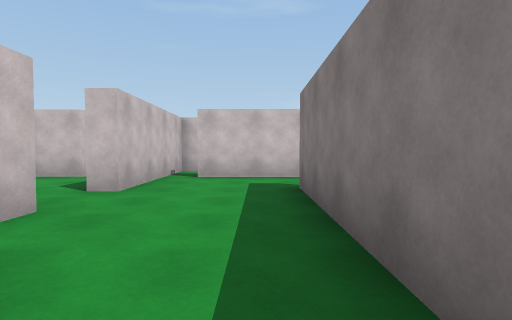
View 1 (above)

12 first-person views from a walk through a Unity game level. The camera is 1.2 m above the floor, tilts 2° down and sees 80° across. The floor is counted in squares, 2 m on a side. Each view is taken from the middle of a square. On the plan, view 1 faces up. The plan holds only what a view shows up to about 9 squares ahead; the rest is blank. The place goes on beyond the plan. The player is left out. Surface patterns are stand-ins for the level's own textures.

View 2
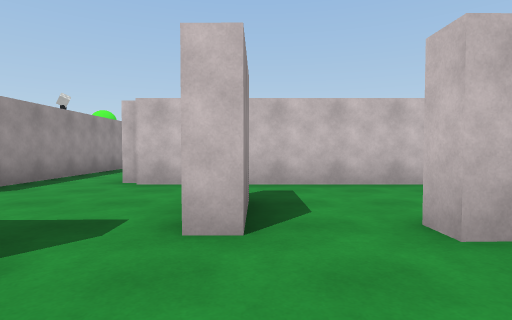

View 3
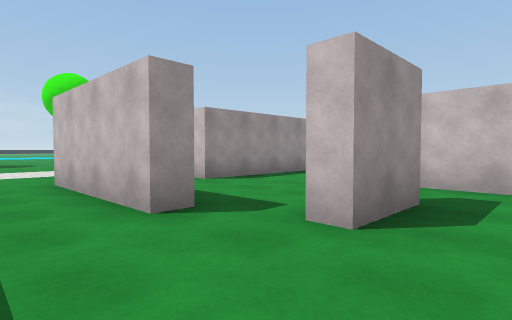

View 4
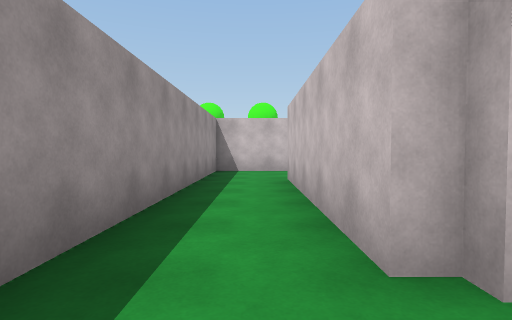

View 5
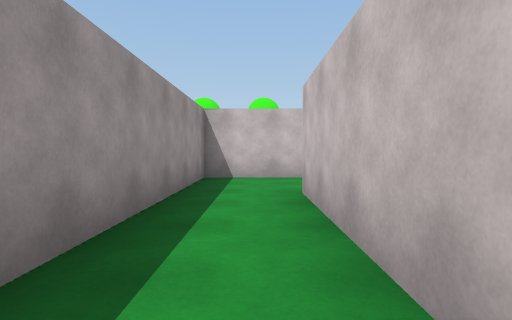

View 6
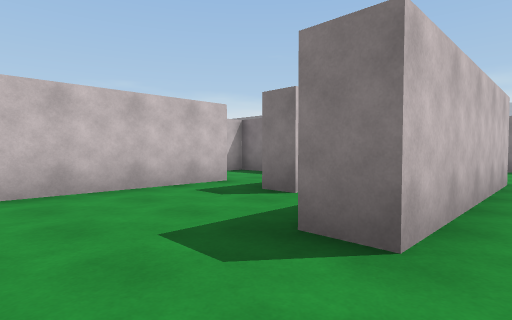

View 7
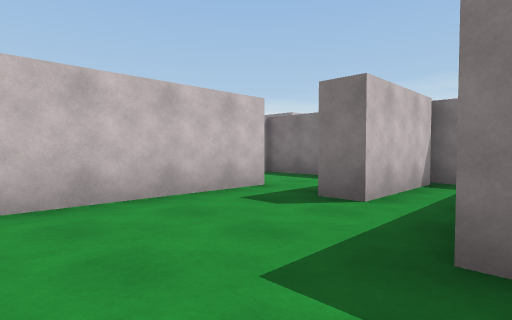

View 8
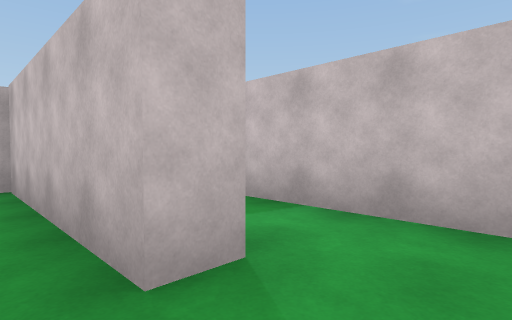

View 9
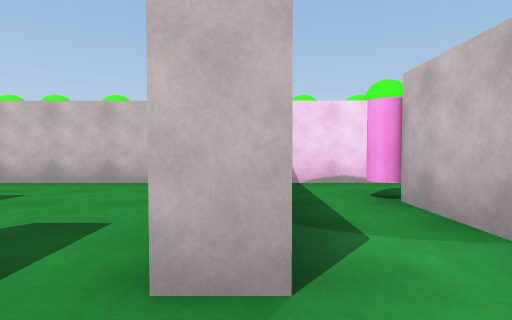

View 10
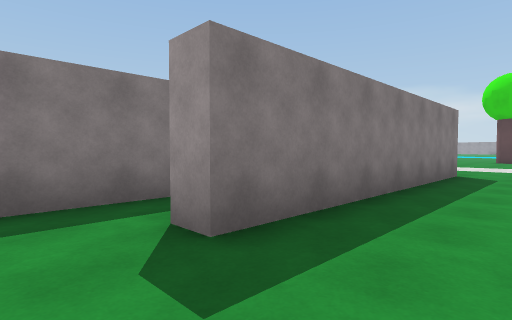

View 11
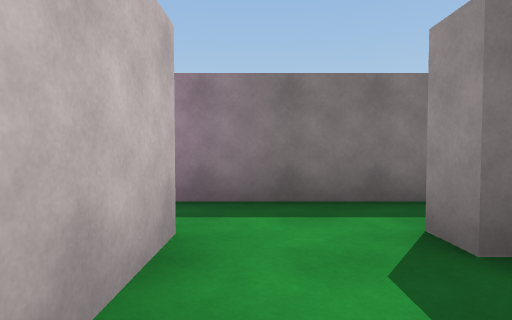

View 12
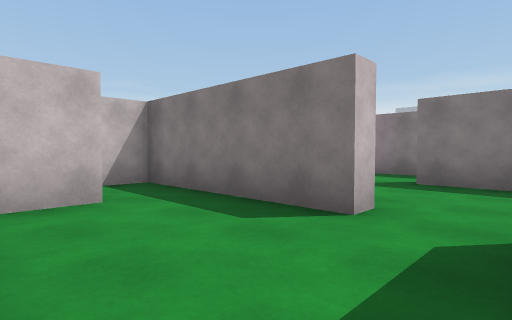

### Floor plan
Ten units are one square. View 1 is at (0, 0); x grows to the right and y downward. Boxes are objects, and circles mark ways between rooms. Rooms are numbered by the first view taken in them; rooms with no view inside come last. Other rooms are left out.
<svg viewBox="-130 -81 160 106">
<path fill="none" stroke="#000" d="M-36 -29 -21 -29 -21 -24M-54 -11 -54 -6 -102 -6 -102 -15M-18 -13 -13 -13 -12 20M-52 -59 -52 -6M-38 -67 -49 -67M-21 -76 -21 -43 -24 -43 -25 -76M6 20 7 -48 12 -48M25 -40 25 -70M12 -66 -13 -67M-125 -16 -125 11 -37 11 -37 16M-82 -46 -124 -46 -125 -16M-59 -21 -59 -26 -87 -26 -87 -32M-82 -52 -82 -46M-124 -70 -124 -56M-59 -50 -59 -67 -105 -67"/>
<rect x="-115" y="-75" width="10" height="10" fill="#bbb"><title>pink cylinder</title></rect>
<circle cx="-115" cy="-10" r="3" fill="#2a7"/>
<circle cx="-75" cy="-50" r="3" fill="#2a7"/>
<text x="-40" y="-20">1</text>
<text x="-100" y="-30">2</text>
<text x="-100" y="-60">3</text>
</svg>
Room 1 opens to room 2. Room 2 opens to room 3.

Where each view was taken, in squares from view 1:
view 1: 0 up, 0 right, facing up
view 2: 3 up, 0 right, facing left
view 3: 4 up, 0 right, facing down-left
view 4: 0 up, 4 left, facing left
view 5: 0 up, 6 left, facing left
view 6: 0 up, 12 left, facing up-right
view 7: 1 up, 12 left, facing up-right
view 8: 4 up, 7 left, facing up-left
view 9: 5 up, 7 left, facing left
view 10: 6 up, 1 left, facing down-right
view 11: 6 up, 1 left, facing right
view 12: 3 up, 5 left, facing up-right
